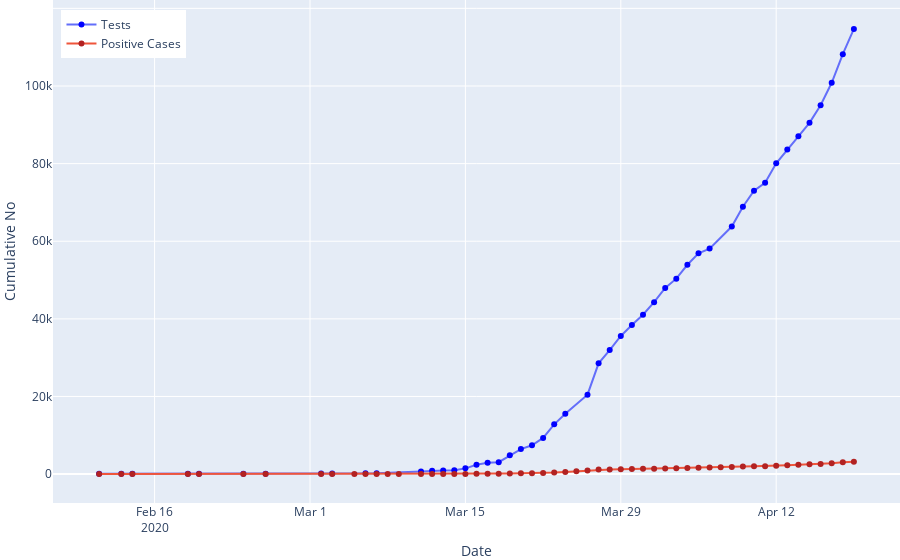

Notebook code cell kept with this figure:
### Code cell
cumulative_tests_confirmed_long = pd.melt(cumulative_tests_confirmed, id_vars=['date'], value_vars=['daily_tests','daily_cases'])
cumulative_tests_confirmed_long.dropna(inplace=True)
fig_cumulative_tests_confirmed = px.line(cumulative_tests_confirmed_long, x='date', y='value', color='variable')

fig_cumulative_tests_confirmed.update_layout(
    title="",
    xaxis_title="Date",
    yaxis_title="Cumulative No",
    hovermode= 'x',
    legend=dict(x=0.01, y=.98, title=dict(text="")),
    xaxis=dict(fixedrange=True),
    yaxis=dict(fixedrange=True),
    margin=empty_margin_dict,
)

fig_cumulative_tests_confirmed.update_traces(mode='markers+lines')

fig_cumulative_tests_confirmed.data[0].name = "Tests"
fig_cumulative_tests_confirmed.data[1].name = "Positive Cases"

fig_cumulative_tests_confirmed.data[0].hovertemplate = '%{y}'
fig_cumulative_tests_confirmed.data[1].hovertemplate = '%{y}'

fig_cumulative_tests_confirmed.data[0].hoverlabel.namelength = 0
fig_cumulative_tests_confirmed.data[1].hoverlabel.namelength = 0

fig_cumulative_tests_confirmed.data[0].marker=dict(color='blue')
fig_cumulative_tests_confirmed.data[1].marker=dict(color='firebrick')

fig_cumulative_tests_confirmed.show(config = dict(displayModeBar=False))

### Figure 1 — Plotly figure (JSON) as saved in the notebook; plotly's stock layout.template omitted (floating-point values rounded to 4 significant figures)
{"data": [{"hoverlabel": {"namelength": 0}, "hovertemplate": "%{y}", "legendgroup": "daily_tests", "line": {"color": "#636efa", "dash": "solid"}, "marker": {"color": "blue"}, "mode": "markers+lines", "name": "Tests", "showlegend": true, "type": "scatter", "x": ["2020-02-11T00:00:00", "2020-02-13T00:00:00", "2020-02-14T00:00:00", "2020-02-19T00:00:00", "2020-02-20T00:00:00", "2020-02-24T00:00:00", "2020-02-26T00:00:00", "2020-03-02T00:00:00", "2020-03-03T00:00:00", "2020-03-06T00:00:00", "2020-03-07T00:00:00", "2020-03-11T00:00:00", "2020-03-12T00:00:00", "2020-03-13T00:00:00", "2020-03-14T00:00:00", "2020-03-15T00:00:00", "2020-03-16T00:00:00", "2020-03-17T00:00:00", "2020-03-18T00:00:00", "2020-03-19T00:00:00", "2020-03-20T00:00:00", "2020-03-21T00:00:00", "2020-03-22T00:00:00", "2020-03-23T00:00:00", "2020-03-24T00:00:00", "2020-03-26T00:00:00", "2020-03-27T00:00:00", "2020-03-28T00:00:00", "2020-03-29T00:00:00", "2020-03-30T00:00:00", "2020-03-31T00:00:00", "2020-04-01T00:00:00", "2020-04-02T00:00:00", "2020-04-03T00:00:00", "2020-04-04T00:00:00", "2020-04-05T00:00:00", "2020-04-06T00:00:00", "2020-04-08T00:00:00", "2020-04-09T00:00:00", "2020-04-10T00:00:00", "2020-04-11T00:00:00", "2020-04-12T00:00:00", "2020-04-13T00:00:00", "2020-04-14T00:00:00", "2020-04-15T00:00:00", "2020-04-16T00:00:00", "2020-04-17T00:00:00", "2020-04-18T00:00:00", "2020-04-19T00:00:00"], "xaxis": "x", "y": [61, 67, 71, 95, 106, 116, 121, 160, 164, 200, 241, 645, 848, 924, 1017, 1476, 2405, 2911, 3070, 4832, 6438, 7425, 9315, 12815, 15529, 20471, 28537, 31963, 35593, 38409, 41072, 44292, 47965, 50361, 53937, 56873, 58098, 63776, 68874, 73028, 75053, 80085, 83663, 87022, 90515, 95060, 100827, 108201, 114711], "yaxis": "y"}, {"hoverlabel": {"namelength": 0}, "hovertemplate": "%{y}", "legendgroup": "daily_cases", "line": {"color": "#EF553B", "dash": "solid"}, "marker": {"color": "firebrick"}, "mode": "markers+lines", "name": "Positive Cases", "showlegend": true, "type": "scatter", "x": ["2020-02-11T00:00:00", "2020-02-13T00:00:00", "2020-02-14T00:00:00", "2020-02-19T00:00:00", "2020-02-20T00:00:00", "2020-02-24T00:00:00", "2020-02-26T00:00:00", "2020-03-02T00:00:00", "2020-03-03T00:00:00", "2020-03-05T00:00:00", "2020-03-06T00:00:00", "2020-03-07T00:00:00", "2020-03-08T00:00:00", "2020-03-09T00:00:00", "2020-03-11T00:00:00", "2020-03-12T00:00:00", "2020-03-13T00:00:00", "2020-03-14T00:00:00", "2020-03-15T00:00:00", "2020-03-16T00:00:00", "2020-03-17T00:00:00", "2020-03-18T00:00:00", "2020-03-19T00:00:00", "2020-03-20T00:00:00", "2020-03-21T00:00:00", "2020-03-22T00:00:00", "2020-03-23T00:00:00", "2020-03-24T00:00:00", "2020-03-25T00:00:00", "2020-03-26T00:00:00", "2020-03-27T00:00:00", "2020-03-28T00:00:00", "2020-03-29T00:00:00", "2020-03-30T00:00:00", "2020-03-31T00:00:00", "2020-04-01T00:00:00", "2020-04-02T00:00:00", "2020-04-03T00:00:00", "2020-04-04T00:00:00", "2020-04-05T00:00:00", "2020-04-06T00:00:00", "2020-04-07T00:00:00", "2020-04-08T00:00:00", "2020-04-09T00:00:00", "2020-04-10T00:00:00", "2020-04-11T00:00:00", "2020-04-12T00:00:00", "2020-04-13T00:00:00", "2020-04-14T00:00:00", "2020-04-15T00:00:00", "2020-04-16T00:00:00", "2020-04-17T00:00:00", "2020-04-18T00:00:00", "2020-04-19T00:00:00"], "xaxis": "x", "y": [0, 0, 0, 0, 0, 0, 0, 0, 0, 1, 1, 2, 3, 7, 13, 16, 24, 38, 51, 62, 85, 116, 150, 202, 240, 274, 402, 554, 709, 927, 1170, 1187, 1280, 1326, 1353, 1380, 1462, 1505, 1585, 1655, 1686, 1749, 1845, 1934, 2003, 2028, 2173, 2272, 2415, 2506, 2605, 2783, 3034, 3158], "yaxis": "y"}], "layout": {"hovermode": "x", "legend": {"title": {"text": ""}, "tracegroupgap": 0, "x": 0.01, "y": 0.98}, "margin": {"b": 0, "l": 0, "r": 0, "t": 0}, "title": {"text": ""}, "xaxis": {"anchor": "y", "domain": [0, 1], "fixedrange": true, "title": {"text": "Date"}}, "yaxis": {"anchor": "x", "domain": [0, 1], "fixedrange": true, "title": {"text": "Cumulative No"}}}}
